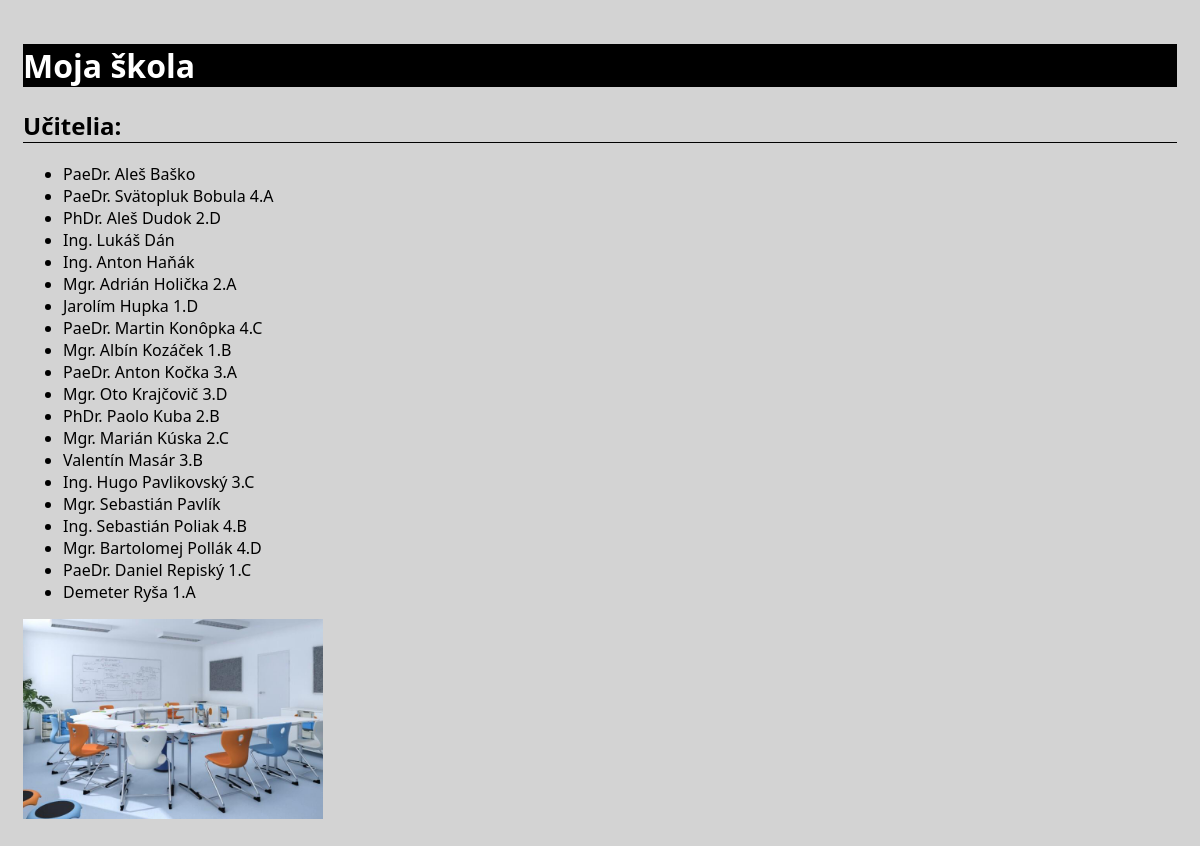
/skola/ucitelia/, run on the app's committed database.
### skola/models.py (models this page shows)
class Ucitel(models.Model):
    titul = models.CharField(max_length=20)
    meno = models.CharField(max_length=20)
    priezvisko = models.CharField(max_length=20)
    trieda = models.ForeignKey(Trieda, on_delete=models.SET_NULL, null=True, blank=True)
    def __str__(self):
        if self.trieda:
            return f"{self.titul} {self.meno} {self.priezvisko} {self.trieda}"
        else:
            return f"{self.titul} {self.meno} {self.priezvisko}"

class Trieda(models.Model):
    nazov = models.CharField(max_length=10)
    def __str__(self):
        return f"{self.nazov}"

### skola/views.py (the view)
# urls.py: path("ucitelia/", views.vypis_ucitelia, name="ucitelia"),
def vypis_ucitelia(request):
    ucitelia = Ucitel.objects.all().order_by("priezvisko")
    return render(request, "skola/index.html", {"ucitelia":ucitelia})

### skola/templates/skola/index.html (shortened to what this page needs)
{% load static %}
<!DOCTYPE html>
<html lang="en">
<head>
    <link rel="stylesheet" href="{% static 'skola/skola.css'%}">
</head>
<body>
    <h1>Moja škola</h1>
    {% if ucitelia %}
    <h2>Učitelia:</h2>
    <ul>
        {% for ucitel in ucitelia %}
        <li>{{ucitel}}</li>
        {% endfor %}
    </ul>
    {% endif %}
    <img src="{% static 'skola/skola.jpg' %}" alt="skola" width="300">
</body>
</html>

### skola/static/skola/skola.css (style rules this page uses)
body { padding: 15px; font-family:'Segoe UI', Tahoma, Geneva, Verdana, sans-serif; background-color:lightgray; }
h1 { background-color: black; color: white; }
h2 { border-bottom: 1px solid; }

### data on the page
Ucitel: trieda+titul+meno "PaeDr. Aleš Baško"
Ucitel: trieda+titul+meno "PaeDr. Svätopluk Bobula 4.A"
Ucitel: trieda+titul+meno "PhDr. Aleš Dudok 2.D"
Ucitel: trieda+titul+meno "Ing. Lukáš Dán"
Ucitel: trieda+titul+meno "Ing. Anton Haňák"
Ucitel: trieda+titul+meno "Mgr. Adrián Holička 2.A"
Ucitel: trieda+titul+meno "Jarolím Hupka 1.D"
Ucitel: trieda+titul+meno "PaeDr. Martin Konôpka 4.C"
Ucitel: trieda+titul+meno "Mgr. Albín Kozáček 1.B"
Ucitel: trieda+titul+meno "PaeDr. Anton Kočka 3.A"
Ucitel: trieda+titul+meno "Mgr. Oto Krajčovič 3.D"
Ucitel: trieda+titul+meno "PhDr. Paolo Kuba 2.B"
Ucitel: trieda+titul+meno "Mgr. Marián Kúska 2.C"
Ucitel: trieda+titul+meno "Valentín Masár 3.B"
Ucitel: trieda+titul+meno "Ing. Hugo Pavlikovský 3.C"
Ucitel: trieda+titul+meno "Mgr. Sebastián Pavlík"
Ucitel: trieda+titul+meno "Ing. Sebastián Poliak 4.B"
Ucitel: trieda+titul+meno "Mgr. Bartolomej Pollák 4.D"
Ucitel: trieda+titul+meno "PaeDr. Daniel Repiský 1.C"
Ucitel: trieda+titul+meno "Demeter Ryša 1.A"
